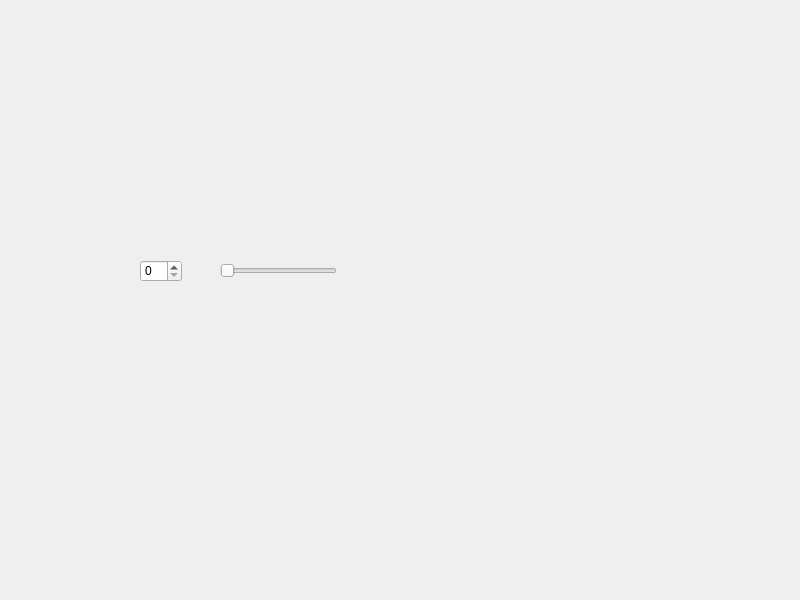
<?xml version="1.0" encoding="UTF-8"?>
<ui version="4.0">
 <class>Widget</class>
 <widget class="QWidget" name="Widget">
  <property name="geometry">
   <rect>
    <x>0</x>
    <y>0</y>
    <width>800</width>
    <height>600</height>
   </rect>
  </property>
  <property name="windowTitle">
   <string>Widget</string>
  </property>
  <widget class="QSlider" name="horizontalSlider">
   <property name="geometry">
    <rect>
     <x>220</x>
     <y>260</y>
     <width>117</width>
     <height>22</height>
    </rect>
   </property>
   <property name="orientation">
    <enum>Qt::Orientation::Horizontal</enum>
   </property>
  </widget>
  <widget class="QSpinBox" name="spinBox">
   <property name="geometry">
    <rect>
     <x>140</x>
     <y>260</y>
     <width>42</width>
     <height>22</height>
    </rect>
   </property>
  </widget>
 </widget>
 <resources/>
 <connections>
  <connection>
   <sender>spinBox</sender>
   <signal>valueChanged(int)</signal>
   <receiver>horizontalSlider</receiver>
   <slot>setValue(int)</slot>
   <hints>
    <hint type="sourcelabel">
     <x>159</x>
     <y>268</y>
    </hint>
    <hint type="destinationlabel">
     <x>228</x>
     <y>270</y>
    </hint>
   </hints>
  </connection>
 </connections>
</ui>
